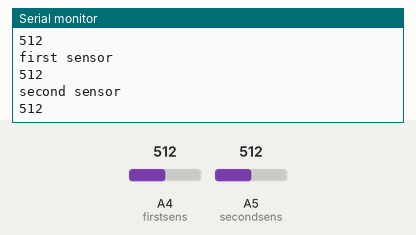
Simulated run of this sketch. Board: Arduino Uno, built with avr-gcc and run on an emulated ATmega328P. Parts: the last lines printed to the serial monitor. The inputs (shaded band) are chosen by the test bench; at power-on: A4 (firstsens) = 512, A5 (secondsens) = 512.

Above: at 1.8 s.
1.9 s: A4 (firstsens) set to 716
At 2.8 s:
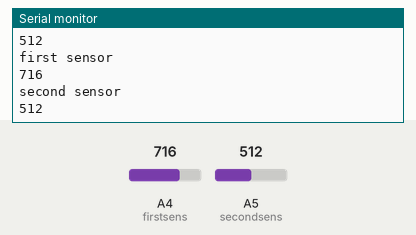
3.4 s: A5 (secondsens) set to 306
At 4.7 s:
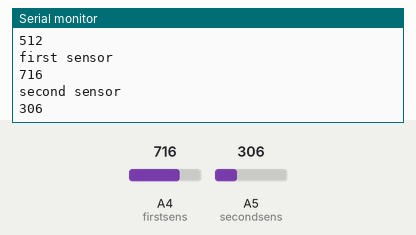
4.9 s: A4 (firstsens) set to 900
At 5.8 s:
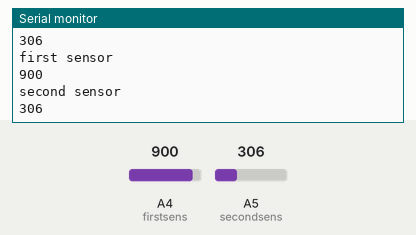
6.4 s: A5 (secondsens) set to 122
At 7.4 s:
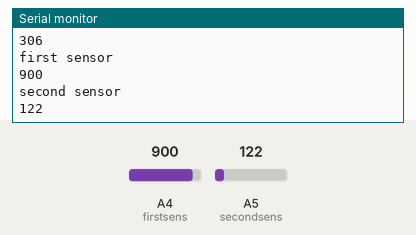
Timing chart, 0 to 8.9 s (numbered marks = the images above; inputs shaded):
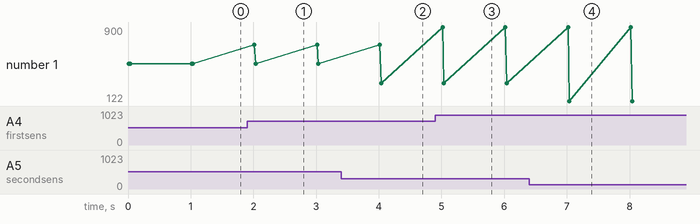

Measured:
- after the input at 1.9 s, the serial monitor: prints a new line after 0.12 s (image 1)
- after the input at 3.4 s, the serial monitor: prints a new line after 0.64 s (image 2)
- after the input at 4.9 s, the serial monitor: prints a new line after 0.12 s (image 3)
- after the input at 6.4 s, the serial monitor: prints a new line after 0.64 s (image 4)
- plotted number 1: 512 → 306 after the input at 3.4 s, 306 → 122 after the input at 6.4 s

The sketch:

calib.ino
```cpp
int firstsens=4;
int secondsens=5;

int val1;
int val2;

void setup() {
  Serial.begin(9600);
  pinMode(firstsens,INPUT);
  pinMode(secondsens,INPUT);

}

void loop() {
 val1=analogRead(firstsens);
 val2=analogRead(secondsens);
 Serial.println("first sensor");
 Serial.println(val1);
 Serial.println("second sensor");
 Serial.println(val2);
 delay(1000);
}
```
